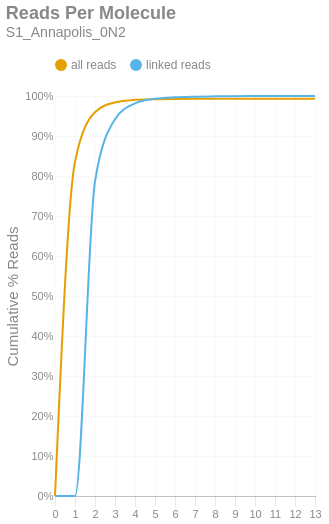

Notebook cell for this chart:
### Markdown cell above
### Reads per Molecule
This chart shows the cumulative distribution of the number of reads per linked molecule. That is, how many alignments are associated with a unique molecule. This excludes the number of reads associated with invalid or absent linked-read barcodes. The `linked` histogram is the percentages recalculated when disregarding singletons.

### Code cell
if SKIPLR:
    print_html(f"Skipped")
else:
    counts = np.bincount(valids['reads'].cast(pl.Int64).to_numpy())
    weighted = counts * np.arange(len(counts))
    all_perc = weighted / n_reads
    linked_perc = weighted / n_linked_reads
    linked_perc[1] = 0
    binned_df = pl.DataFrame({
        'readsper': list(range(len(counts))),
        'all reads (cumsum)': np.cumsum(all_perc).tolist(),
        'linked reads (cumsum)': np.cumsum(linked_perc).tolist(),
    })

    with SafeRender(binned_df):
        (
            density_plot(binned_df, 'Reads Per Molecule', samplename, 'readspmol')
            .encode(
                x=alt.X('readsper:O', title=None).axis(labelAngle=0).scale(padding=0),
                y=alt.Y('value:Q', title='Cumulative % Reads').axis(format='%').stack(False),
                color=alt.Color("key:N").scale(domain=["all reads", "linked reads"]),
                tooltip=[
                    alt.Tooltip("key:N", title="Data Type"),
                    alt.Tooltip("readsper:O", title="Reads Per Molecule"),
                    alt.Tooltip("value:Q", format=".2%", title="% Reads (Cum.)")
                ]            
            )
        ).display()

### Figure 1 — Vega-Lite specification as saved in the notebook (floating-point values rounded to 4 significant figures)
{"width": "container", "height": 400, "config": {"title": {"anchor": "start", "dy": -15, "fontSize": 18, "color": "#888888", "subtitleColor": "#888888", "subtitleFontSize": 14}, "arc": {"fill": "#0072B2"}, "axis": {"domainColor": "#888888", "domainWidth": 0.5, "gridWidth": 0.2, "grid": false, "titleFontWeight": 400, "titleFontSize": 15, "labelFontSize": 11, "labelColor": "#888888", "tickColor": "#888888", "tickWidth": 0.2, "titleColor": "#888888"}, "axisBand": {"grid": false}, "axisX": {"grid": true, "tickSize": 10, "domainCap": "round"}, "axisY": {"domain": false, "grid": true, "tickSize": 0, "domainCap": "round"}, "background": "transparent", "header": {"labelFontSize": 15, "labelColor": "#888888", "titleFontSize": 15, "titleFontWeight": 600, "titleColor": "#888888"}, "legend": {"labelFont": "sans-serif", "labelFontSize": 12, "labelColor": "#888888", "symbolSize": 100, "symbolType": "circle", "titleFontSize": 12, "titlePadding": 10, "titleColor": "#888888", "title": null, "orient": "top"}, "range": {"category": ["#E69F00", "#56B4E9", "#009E73", "#F0E442", "#0072B2", "#D55E00", "#CC79A7", "#000000"], "diverging": ["#cfe8f3", "#a2d4ec", "#73bfe2", "#46abdb", "#1696d2", "#12719e"]}, "area": {"fill": "#0072B2", "fillOpacity": 0.7, "line": true, "strokeOpacity": 0.7}, "line": {"color": "#0072B2", "stroke": "#0072B2", "strokeWidth": 2}, "trail": {"color": "#0072B2", "stroke": "#0072B2", "strokeWidth": 0, "size": 1}, "point": {"filled": true, "fillOpacity": 1.0, "size": 95}, "text": {"color": "#888888", "fontSize": 11, "align": "right", "fontWeight": 400, "size": 11}, "bar": {"fill": "#0072B2", "stroke": null}, "view": {"stroke": null, "continuousWidth": 660, "continuousHeight": 400}}, "data": {"name": "data-d33a42bb30d21a2bacb880262a3cc749"}, "mark": {"type": "line", "interpolate": "monotone", "point": {"opacity": 0, "size": 275}}, "encoding": {"color": {"field": "key", "scale": {"domain": ["all reads", "linked reads"]}, "type": "nominal"}, "tooltip": [{"field": "key", "title": "Data Type", "type": "nominal"}, {"field": "readsper", "title": "Reads Per Molecule", "type": "ordinal"}, {"field": "value", "format": ".2%", "title": "% Reads (Cum.)", "type": "quantitative"}], "x": {"axis": {"labelAngle": 0}, "field": "readsper", "scale": {"padding": 0}, "title": null, "type": "ordinal"}, "y": {"axis": {"format": "%"}, "field": "value", "stack": false, "title": "Cumulative % Reads", "type": "quantitative"}}, "params": [{"name": "param_c36ac31b6afebe62", "select": {"type": "point", "fields": ["key"]}, "bind": "legend"}], "title": {"text": "Reads Per Molecule", "subtitle": "S1_Annapolis_0N2"}, "transform": [{"fold": ["all reads (cumsum)", "linked reads (cumsum)"]}, {"calculate": "replace(datum.key, ' (cumsum)', '')", "as": "key"}, {"filter": {"param": "param_c36ac31b6afebe62"}}], "usermeta": {"embedOptions": {"downloadFileName": "S1_Annapolis_0N2.readspmol"}}, "$schema": "https://vega.github.io/schema/vega-lite/v6.1.0.json", "datasets": {"data-d33a42bb30d21a2bacb880262a3cc749": [{"readsper": 0, "all reads (cumsum)": 0.0, "linked reads (cumsum)": 0.0}, {"readsper": 1, "all reads (cumsum)": 0.8355, "linked reads (cumsum)": 0.0}, {"readsper": 2, "all reads (cumsum)": 0.9595, "linked reads (cumsum)": 0.7862}, {"readsper": 3, "all reads (cumsum)": 0.9841, "linked reads (cumsum)": 0.9417}, {"readsper": 4, "all reads (cumsum)": 0.9904, "linked reads (cumsum)": 0.9816}, {"readsper": 5, "all reads (cumsum)": 0.9921, "linked reads (cumsum)": 0.9929}, {"readsper": 6, "all reads (cumsum)": 0.9928, "linked reads (cumsum)": 0.9968}, {"readsper": 7, "all reads (cumsum)": 0.993, "linked reads (cumsum)": 0.9984}, {"readsper": 8, "all reads (cumsum)": 0.9931, "linked reads (cumsum)": 0.9992}, {"readsper": 9, "all reads (cumsum)": 0.9932, "linked reads (cumsum)": 0.9996}, {"readsper": 10, "all reads (cumsum)": 0.9932, "linked reads (cumsum)": 0.9998}, {"readsper": 11, "all reads (cumsum)": 0.9933, "linked reads (cumsum)": 1.0}, {"readsper": 12, "all reads (cumsum)": 0.9933, "linked reads (cumsum)": 1.0}, {"readsper": 13, "all reads (cumsum)": 0.9933, "linked reads (cumsum)": 1.0}]}}
